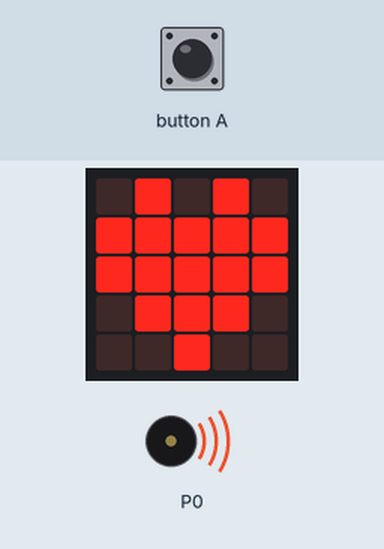
A program run on a simulated BBC micro:bit (MakeCode). Shown: the board's 5×5 LED display, buzzer (waves = sounding). The test bench sets the inputs (shaded band).

Above: at 0.7 s.
At 2.3 s:
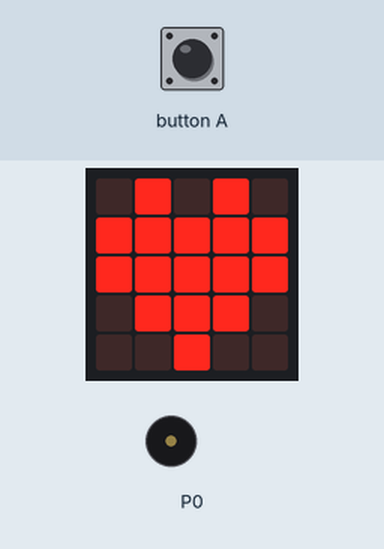
2.4 s: button A pressed for 0.15 s
At 2.9 s:
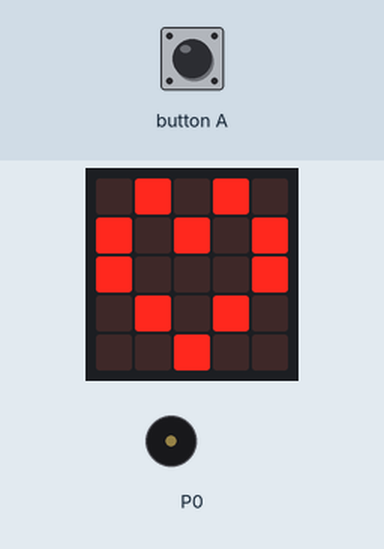
Timing chart, 0 to 5.4 s (numbered marks = the images above; inputs shaded):
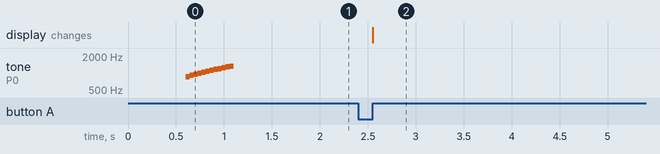

The program:

main.ts
```typescript
input.onButtonPressed(Button.A, function () {
    basic.showLeds(`
        . # . # .
        # . # . #
        # . . . #
        . # . # .
        . . # . .
        `)
})
basic.showIcon(IconNames.Heart)
music.playSoundEffect(music.createSoundEffect(WaveShape.Square, 843, 1342, 255, 0, 500, SoundExpressionEffect.None, InterpolationCurve.Linear), SoundExpressionPlayMode.UntilDone)
basic.forever(function () {

})
```

test.ts
```typescript
// aquí va el archivo "tests"; esto no se compilará cuando este paquete se utilice como una extensión.
```

Measured:
- after the input at 2.4 s, the display: changes after 0.15 s (image 2)
- by itself, tone on P0: plays 863 Hz for 0.04 s, 905 Hz for 0.04 s, 946 Hz for 0.04 s, 988 Hz for 0.04 s, 1030 Hz for 0.04 s, 1071 Hz for 0.04 s … (12 notes in this stretch)
